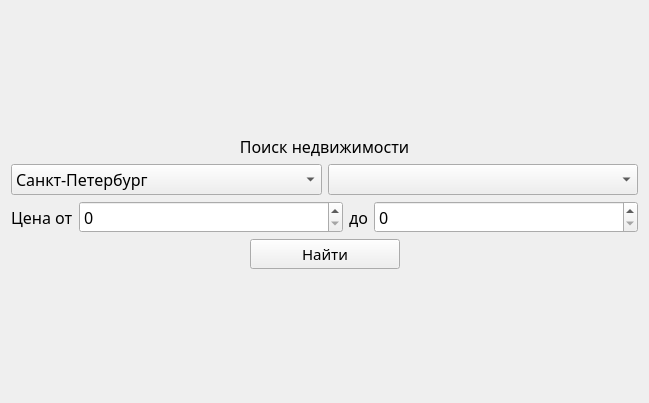
<?xml version="1.0" encoding="UTF-8"?>
<ui version="4.0">
 <class>SearchWidget</class>
 <widget class="QWidget" name="SearchWidget">
  <property name="geometry">
   <rect>
    <x>0</x>
    <y>0</y>
    <width>649</width>
    <height>403</height>
   </rect>
  </property>
  <property name="font">
   <font>
    <family>Arial Black</family>
    <pointsize>12</pointsize>
   </font>
  </property>
  <property name="windowTitle">
   <string>Form</string>
  </property>
  <property name="locale">
   <locale language="Russian" country="Russia"/>
  </property>
  <layout class="QVBoxLayout" name="verticalLayout">
   <item>
    <spacer name="verticalSpacer">
     <property name="orientation">
      <enum>Qt::Vertical</enum>
     </property>
     <property name="sizeHint" stdset="0">
      <size>
       <width>20</width>
       <height>40</height>
      </size>
     </property>
    </spacer>
   </item>
   <item>
    <widget class="QLabel" name="label">
     <property name="text">
      <string>Поиск недвижимости</string>
     </property>
     <property name="alignment">
      <set>Qt::AlignCenter</set>
     </property>
    </widget>
   </item>
   <item>
    <layout class="QHBoxLayout" name="horizontalLayout_2">
     <property name="topMargin">
      <number>0</number>
     </property>
     <item>
      <widget class="QComboBox" name="cityComboBox">
       <item>
        <property name="text">
         <string>Санкт-Петербург</string>
        </property>
       </item>
       <item>
        <property name="text">
         <string>Ленинградская область</string>
        </property>
       </item>
       <item>
        <property name="text">
         <string>Москва</string>
        </property>
       </item>
       <item>
        <property name="text">
         <string>Московская область</string>
        </property>
       </item>
      </widget>
     </item>
     <item>
      <widget class="QComboBox" name="roomsComboBox">
       <property name="currentText">
        <string/>
       </property>
      </widget>
     </item>
    </layout>
   </item>
   <item>
    <layout class="QHBoxLayout" name="horizontalLayout_3" stretch="0,1,0,1">
     <property name="topMargin">
      <number>0</number>
     </property>
     <item>
      <widget class="QLabel" name="label_2">
       <property name="text">
        <string>Цена от</string>
       </property>
      </widget>
     </item>
     <item>
      <widget class="QSpinBox" name="fromSpinBox">
       <property name="maximum">
        <number>100000000</number>
       </property>
      </widget>
     </item>
     <item>
      <widget class="QLabel" name="label_3">
       <property name="text">
        <string>до</string>
       </property>
       <property name="alignment">
        <set>Qt::AlignCenter</set>
       </property>
      </widget>
     </item>
     <item>
      <widget class="QSpinBox" name="toSpinBox">
       <property name="maximum">
        <number>100000000</number>
       </property>
      </widget>
     </item>
    </layout>
   </item>
   <item>
    <layout class="QHBoxLayout" name="horizontalLayout">
     <property name="topMargin">
      <number>0</number>
     </property>
     <item>
      <spacer name="horizontalSpacer_2">
       <property name="orientation">
        <enum>Qt::Horizontal</enum>
       </property>
       <property name="sizeHint" stdset="0">
        <size>
         <width>40</width>
         <height>20</height>
        </size>
       </property>
      </spacer>
     </item>
     <item>
      <widget class="QPushButton" name="searchButton">
       <property name="sizePolicy">
        <sizepolicy hsizetype="Preferred" vsizetype="Fixed">
         <horstretch>0</horstretch>
         <verstretch>0</verstretch>
        </sizepolicy>
       </property>
       <property name="minimumSize">
        <size>
         <width>150</width>
         <height>0</height>
        </size>
       </property>
       <property name="font">
        <font>
         <family>Arial Black</family>
         <pointsize>11</pointsize>
        </font>
       </property>
       <property name="text">
        <string>Найти</string>
       </property>
      </widget>
     </item>
     <item>
      <spacer name="horizontalSpacer">
       <property name="orientation">
        <enum>Qt::Horizontal</enum>
       </property>
       <property name="sizeHint" stdset="0">
        <size>
         <width>40</width>
         <height>20</height>
        </size>
       </property>
      </spacer>
     </item>
    </layout>
   </item>
   <item>
    <spacer name="verticalSpacer_2">
     <property name="orientation">
      <enum>Qt::Vertical</enum>
     </property>
     <property name="sizeHint" stdset="0">
      <size>
       <width>20</width>
       <height>40</height>
      </size>
     </property>
    </spacer>
   </item>
  </layout>
 </widget>
 <resources/>
 <connections>
  <connection>
   <sender>fromSpinBox</sender>
   <signal>valueChanged(int)</signal>
   <receiver>SearchWidget</receiver>
   <slot>onSpinBoxValueChanged()</slot>
   <hints>
    <hint type="sourcelabel">
     <x>309</x>
     <y>225</y>
    </hint>
    <hint type="destinationlabel">
     <x>315</x>
     <y>277</y>
    </hint>
   </hints>
  </connection>
  <connection>
   <sender>toSpinBox</sender>
   <signal>valueChanged(int)</signal>
   <receiver>SearchWidget</receiver>
   <slot>onSpinBoxValueChanged()</slot>
   <hints>
    <hint type="sourcelabel">
     <x>462</x>
     <y>229</y>
    </hint>
    <hint type="destinationlabel">
     <x>604</x>
     <y>280</y>
    </hint>
   </hints>
  </connection>
  <connection>
   <sender>roomsComboBox</sender>
   <signal>highlighted(int)</signal>
   <receiver>SearchWidget</receiver>
   <slot>onRoomsClicked()</slot>
   <hints>
    <hint type="sourcelabel">
     <x>538</x>
     <y>176</y>
    </hint>
    <hint type="destinationlabel">
     <x>609</x>
     <y>124</y>
    </hint>
   </hints>
  </connection>
  <connection>
   <sender>searchButton</sender>
   <signal>clicked()</signal>
   <receiver>SearchWidget</receiver>
   <slot>onSearchButtonClicked()</slot>
   <hints>
    <hint type="sourcelabel">
     <x>258</x>
     <y>272</y>
    </hint>
    <hint type="destinationlabel">
     <x>278</x>
     <y>282</y>
    </hint>
   </hints>
  </connection>
 </connections>
 <slots>
  <slot>onRoomsClicked()</slot>
  <slot>onSpinBoxValueChanged()</slot>
  <slot>onSearchButtonClicked()</slot>
 </slots>
</ui>
